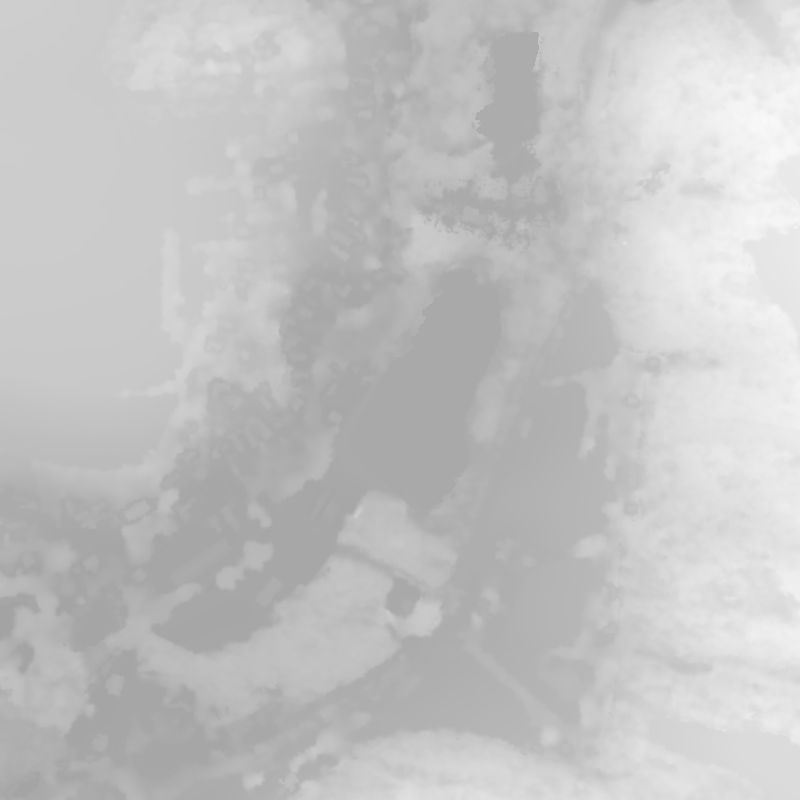
#> input picture projects/mcr-2026-dron/data/dsm_core_1m_render.tif, 800 x 800 px, found by its file name; the run also reads 1 picture not shown here
$ python prep_classify.py
#> lines starting #> are read from the running program, lines starting #| are printed output that depends on the picture
# Step 1: classification of nDSM into trees / buildings / shrubs at 1 m, QA overlay.
import numpy as np, tifffile, json
from PIL import Image
from scipy import ndimage as ndi
Image.MAX_IMAGE_PIXELS=None
D='/home/user/Clipcreator/projects/mcr-2026-sponzori/drone/data/'
B='/home/user/Clipcreator/projects/mcr-2026-sponzori/drone/procedural/build/'
dsm=tifffile.imread(D+'dsm_core_1m_render.tif').astype(np.float32)
#> dsm is the input picture: shape (800, 800) float32; min 163.5, max 249.2, mean 195
dtm=tifffile.imread(D+'dtm_core_1m_render.tif').astype(np.float32)
ndsm=np.clip(dsm-dtm,0,None)
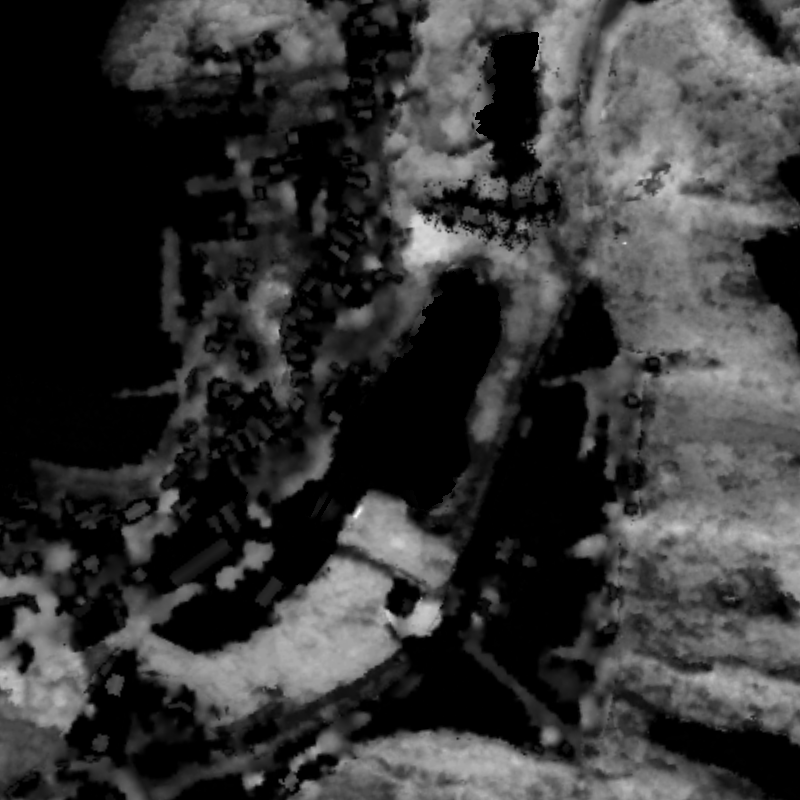
#> ndsm: shape (800, 800) float32; min 0, max 38.74, mean 8.2; drawn with min black and max white
#> (the run stopped early here; a loop or call above may not have finished)
